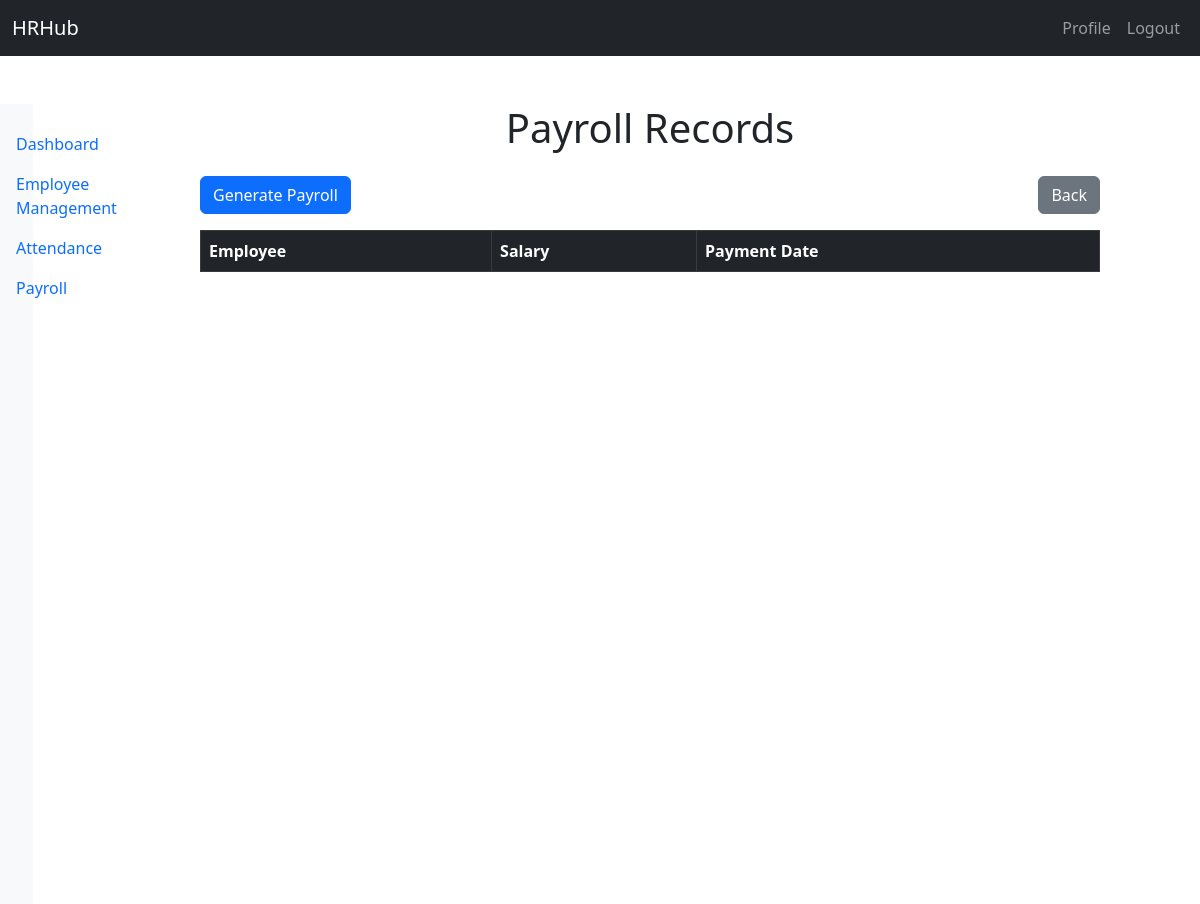
/payroll/list/ (signed in), run on an earlier commit of the app's database.
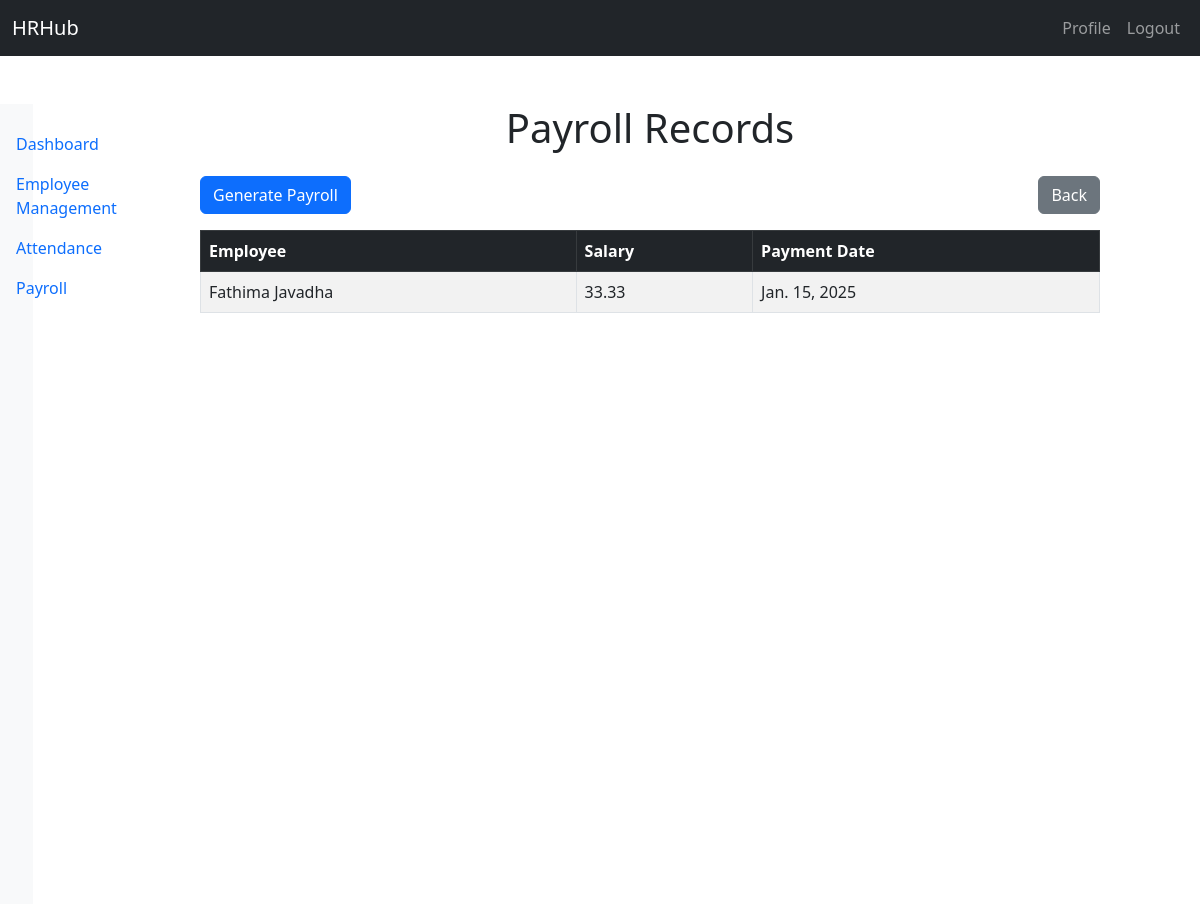
And on a later commit of the database.
### payroll/models.py (models this page shows, shortened)
class Payroll(models.Model):
    employee = models.ForeignKey('employee_management.Employee', on_delete=models.CASCADE)
    salary = models.DecimalField(max_digits=10, decimal_places=2)
    payment_date = models.DateField()
    class Meta:
        unique_together = ('employee', 'payment_date')  # Prevent duplicate payroll entries for the same date

### employee_management/models.py (models this page shows, shortened)
class Employee(models.Model):
    STATUS_CHOICES = [
        ('Active', 'Active'),
        ('Probation', 'Probation'),
        ('Terminated', 'Terminated'),
        ('Retired', 'Retired'),
    ]
    employee_id = models.CharField(max_length=10, unique=True, blank=True, null=True)
    first_name = models.CharField(max_length=100)
    last_name = models.CharField(max_length=100)
    email = models.EmailField(unique=True)
    phone_number = models.CharField(max_length=15, blank=True, null=True)
    address = models.TextField(null=True, blank=True)
    date_of_birth = models.DateField(blank=True, null=True)
    date_of_joining = models.DateField()
    status = models.CharField(max_length=20, choices=STATUS_CHOICES, default='Active')
    department = models.ForeignKey(Department, on_delete=models.SET_NULL, null=True, related_name='employees')
    role = models.ForeignKey(Role, on_delete=models.SET_NULL, null=True, related_name='employees')
    manager = models.ForeignKey('self', on_delete=models.SET_NULL, null=True, blank=True, related_name='subordinates')
    profile_picture = models.ImageField(upload_to='profile_pictures/', blank=True, null=True)
    created_at = models.DateTimeField(auto_now_add=True)
    updated_at = models.DateTimeField(auto_now=True)
    basic_salary=models.IntegerField(default=50000)
    def __str__(self):
        return f"{self.first_name} {self.last_name}"

### payroll/views.py (the view)
# urls.py: path('list/', views.payroll_list, name='payroll_list'),
@login_required
@permission_required('payroll.view_payroll', raise_exception=True)
def payroll_list(request):
    payrolls = Payroll.objects.all()
    return render(request, 'payroll/payroll_list.html', {'payrolls': payrolls})

### payroll/templates/payroll/payroll_list.html (shortened to what this page needs)
<!DOCTYPE html>
<html lang="en">
<head>
    <link href="https://cdn.jsdelivr.net/npm/bootstrap@5.3.0-alpha3/dist/css/bootstrap.min.css" rel="stylesheet">
</head>
<body>
    {% include 'topbar.html' %}
    <div class="container-flex mt-5">
        <div class="col-md-3 col-lg-2">
             {% include 'sidebar.html' %}
        </div>
        <div class="col-md-9 col-lg-9">
        <div class="main-content">
            <h1 class="text-center mb-4">Payroll Records</h1>
            <div class="d-flex justify-content-between mb-3">
                <a href="{% url 'payroll:generate_payroll' %}" class="btn btn-primary">Generate Payroll</a>
                <a href="javascript:history.back()" class="btn btn-secondary">Back</a>
            </div>
            <div class="table-responsive">
                <table class="table table-striped table-bordered">
                    <thead class="table-dark">
                        <tr>
                            <th>Employee</th>
                            <th>Salary</th>
                            <th>Payment Date</th>
                        </tr>
                    </thead>
                    <tbody>
                        {% for payroll in payrolls %}
                            <tr>
                                <td>{{ payroll.employee }}</td>
                                <td>{{ payroll.salary }}</td>
                                <td>{{ payroll.payment_date }}</td>
                            </tr>
                        {% endfor %}
                    </tbody>
                </table>
            </div>
        </div>
        </div>
    </div>
</body>
</html>

What changed in the data, as far as the page shows it:
added Payroll: employee "Fathima Javadha", salary "33.33", payment_date "Jan. 15, 2025"
